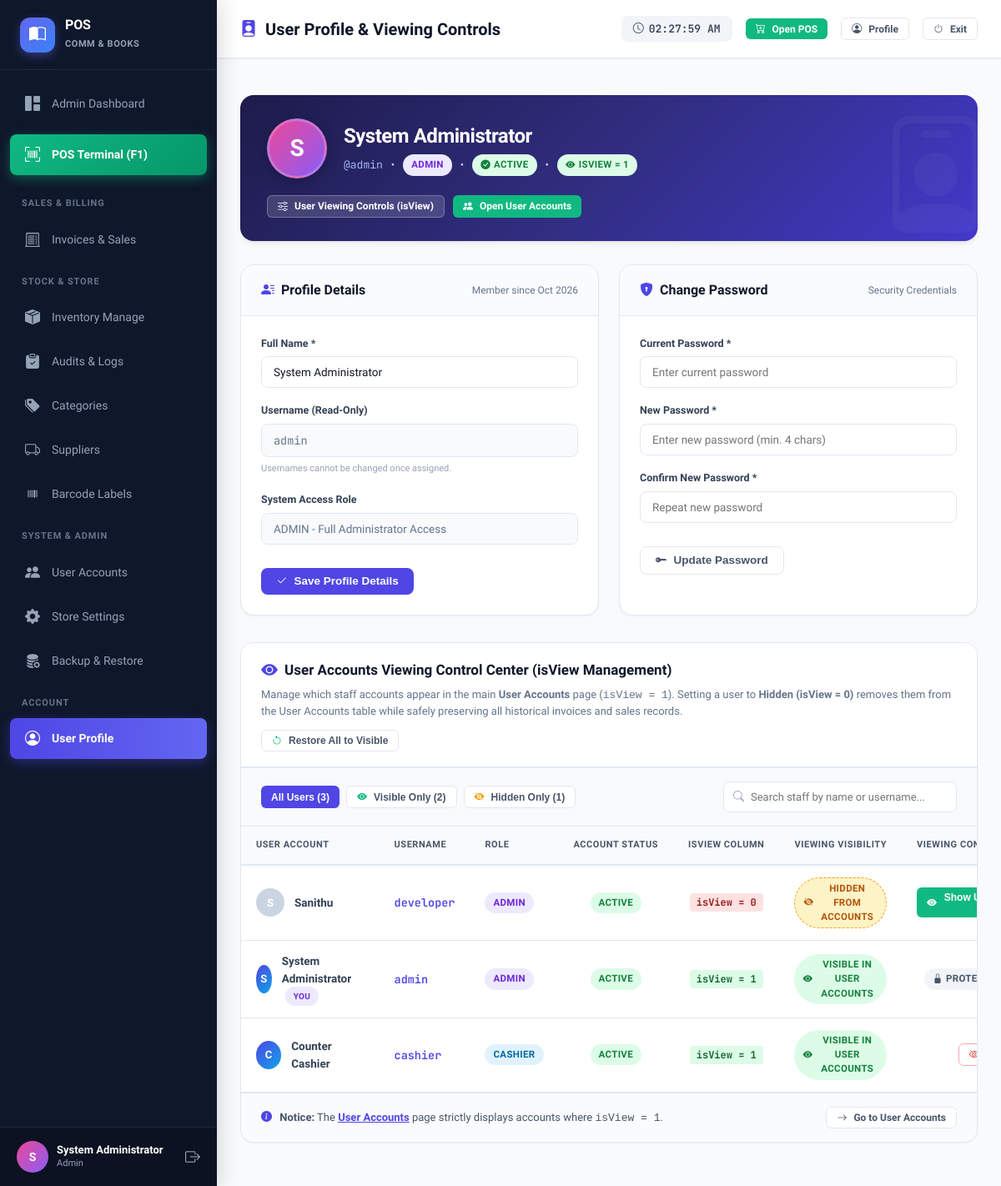
The app's page /profile.php (signed in) with its own data.
### tables this page shows
CREATE TABLE `users` (
  `id` int NOT NULL AUTO_INCREMENT,
  `username` varchar(50) NOT NULL,
  `password` varchar(255) NOT NULL,
  `full_name` varchar(100) NOT NULL,
  `role` enum('admin','cashier') DEFAULT 'cashier',
  `status` enum('active','inactive') DEFAULT 'active',
  `isView` int NOT NULL DEFAULT '1',
  `created_at` datetime DEFAULT CURRENT_TIMESTAMP,
  PRIMARY KEY (`id`),
  UNIQUE KEY `username` (`username`)
);

### profile.php (the view, shortened to what the rows shown need)
<?php
require_once __DIR__ . '/includes/header.php';
$uStmt = $pdo->prepare("SELECT * FROM users WHERE id = ?");
$uStmt->execute([$user['id']]);
$profile = $uStmt->fetch();
$allUsers = [];
if (is_admin()) {
    $allUsers = $pdo->query("SELECT * FROM users ORDER BY role ASC, full_name ASC")->fetchAll();
}
?>
<div class="page-container" style="max-width: 1200px;">
    <div style="background: linear-gradient(135deg, #1e1b4b 0%, #312e81 50%, #4338ca 100%); border-radius: var(--radius-lg); padding: 28px 32px; color: white; margin-bottom: 28px; box-shadow: var(--shadow-md); position: relative; overflow: hidden;">
        <div style="display: flex; align-items: center; justify-content: space-between; flex-wrap: wrap; gap: 20px; position: relative; z-index: 2;">
            <div style="display: flex; align-items: center; gap: 20px;">
                <div style="width: 72px; height: 72px; border-radius: 50%; background: linear-gradient(135deg, #ec4899, #8b5cf6); color: white; display: flex; align-items: center; justify-content: center; font-size: 28px; font-weight: 800; box-shadow: 0 4px 16px rgba(0,0,0,0.25); border: 3px solid rgba(255,255,255,0.2);">
                    <?= strtoupper(substr($profile['full_name'] ?: $profile['username'], 0, 1)) ?>
                </div>
                <div>
                    <h2 style="font-size: 24px; font-weight: 800; margin: 0 0 4px 0; color: #ffffff; letter-spacing: -0.02em;">
                        <?= htmlspecialchars($profile['full_name']) ?>
                    </h2>
                    <div style="display: flex; align-items: center; gap: 10px; flex-wrap: wrap; font-size: 13px; color: #c7d2fe;">
                        <span style="font-family: var(--font-mono); color: #a5b4fc;">@<?= htmlspecialchars($profile['username']) ?></span>
                        <span>•</span>
                        <span class="badge <?= $profile['role'] === 'admin' ? 'badge-purple' : 'badge-info' ?>" style="font-weight: 700;">
                            <?= strtoupper($profile['role']) ?>
                        </span>
                        <span>•</span>
                        <span class="badge badge-success">
                            <i class="bi bi-check-circle-fill"></i> <?= strtoupper($profile['status']) ?>
                        </span>
                        <span>•</span>
                        <span class="badge <?= (int)$profile['isView'] === 1 ? 'badge-success' : 'badge-warning' ?>" title="isView Column Status">
                            <i class="bi <?= (int)$profile['isView'] === 1 ? 'bi-eye-fill' : 'bi-eye-slash-fill' ?>"></i>
                            isView = <?= (int)$profile['isView'] ?>
                        </span>
                    </div>
                </div>
            </div>
        </div>
    </div>
    <div style="display: grid; grid-template-columns: repeat(auto-fit, minmax(320px, 1fr)); gap: 24px; margin-bottom: 32px;">
        <div class="content-card" style="margin-bottom: 0;">
            <div class="card-header-flex">
                <div class="card-title">
                    <i class="bi bi-person-lines-fill" style="color: var(--primary);"></i>
                    <span>Profile Details</span>
                </div>
                <span style="font-size: 12px; color: #64748b;">Member since <?= date('M Y', strtotime($profile['created_at'])) ?></span>
            </div>
            <div class="card-body">
                <form method="POST">
                    <div class="form-group">
                        <label class="form-label">Full Name *</label>
                        <input type="text" name="full_name" class="form-control" required value="<?= htmlspecialchars($profile['full_name']) ?>" placeholder="Your Full Name">
                    </div>
                    <div class="form-group">
                        <label class="form-label">Username (Read-Only)</label>
                        <input type="text" class="form-control" value="<?= htmlspecialchars($profile['username']) ?>" readonly style="background: #f8fafc; font-family: var(--font-mono); color: #64748b;">
                        <span style="font-size: 11px; color: #94a3b8;">Usernames cannot be changed once assigned.</span>
                    </div>
                    <div class="form-group">
                        <label class="form-label">System Access Role</label>
                        <input type="text" class="form-control" value="<?= strtoupper($profile['role']) ?> - <?= $profile['role'] === 'admin' ? 'Full Administrator Access' : 'Cashier Point-of-Sale Access' ?>" readonly style="background: #f8fafc; color: #64748b;">
                    </div>
                </form>
            </div>
        </div>
    </div>
    <?php if (is_admin()): ?>
    <div id="user-viewing-control" class="content-card">
        <div class="table-responsive">
            <table class="custom-table" id="viewing-control-table">
                <thead>
                    <tr>
                        <th>User Account</th>
                        <th>Username</th>
                        <th>Role</th>
                        <th style="text-align: center;">Account Status</th>
                        <th style="text-align: center;">isView Column</th>
                        <th style="text-align: center;">Viewing Visibility</th>
                        <th style="text-align: right;">Viewing Control Action</th>
                    </tr>
                </thead>
                <tbody>
                    <?php foreach ($allUsers as $u):
                        $isV = (int)$u['isView'];
                        $isSelf = ((int)$u['id'] === (int)$user['id']);
                    ?>
                    <tr class="user-row" data-status="<?= $isV === 1 ? 'visible' : 'hidden' ?>" data-search="<?= strtolower(htmlspecialchars($u['full_name'] . ' ' . $u['username'])) ?>">
                        <td>
                            <div style="display: flex; align-items: center; gap: 12px;">
                                <div style="width: 34px; height: 34px; border-radius: 50%; background: <?= $isV === 1 ? 'linear-gradient(135deg, #4f46e5, #0ea5e9)' : '#cbd5e1' ?>; color: white; display: flex; align-items: center; justify-content: center; font-weight: 700; font-size: 13px;">
                                    <?= strtoupper(substr($u['full_name'] ?: $u['username'], 0, 1)) ?>
                                </div>
                                <div>
                                    <strong><?= htmlspecialchars($u['full_name']) ?></strong>
                                    <?php if ($isSelf): ?>
                                    <span class="badge badge-purple" style="font-size: 10px; margin-left: 4px;">You</span>
                                    <?php endif; ?>
                                </div>
                            </div>
                        </td>
                        <td style="font-family: var(--font-mono); color: var(--primary); font-weight: 600;">
                            <?= htmlspecialchars($u['username']) ?>
                        </td>
                        <td>
                            <span class="badge <?= $u['role'] === 'admin' ? 'badge-purple' : 'badge-info' ?>">
                                <?= strtoupper($u['role']) ?>
                            </span>
                        </td>
                        <td style="text-align: center;">
                            <span class="badge <?= $u['status'] === 'active' ? 'badge-success' : 'badge-danger' ?>">
                                <?= strtoupper($u['status']) ?>
                            </span>
                        </td>
                        <td style="text-align: center; font-family: var(--font-mono); font-weight: 700;">
                            <span style="display: inline-block; padding: 2px 8px; border-radius: 4px; font-size: 12px; background: <?= $isV === 1 ? '#dcfce7; color: #166534;' : '#fee2e2; color: #991b1b;' ?>">
                                isView = <?= $isV ?>
                            </span>
                        </td>
                        <td style="text-align: center;">
                            <?php if ($isV === 1): ?>
                            <span class="badge badge-success" title="Visible in User Accounts (users.php)">
                                <i class="bi bi-eye-fill"></i> Visible in User Accounts
                            </span>
                            <?php else: ?>
                            <span class="badge badge-warning" style="background: #fef3c7; color: #b45309; border: 1px dashed #f59e0b;" title="Hidden from User Accounts (users.php)">
                                <i class="bi bi-eye-slash-fill"></i> Hidden from Accounts
                            </span>
                            <?php endif; ?>
                        </td>
                        <td style="text-align: right;">
                            <?php if ($isSelf): ?>
                            <span class="badge badge-neutral" title="Current session user account cannot be hidden for safety">
                                <i class="bi bi-lock-fill"></i> Protected (Self)
                            </span>
                            <?php else: ?>
                            <form method="POST" style="display: inline;" onsubmit="return confirm('<?= $isV === 1 ? 'Hide this user from User Accounts view? (They will no longer appear in the User Accounts table)' : 'Restore this user to visible? (They will immediately appear in the User Accounts table with isView = 1)' ?>');">
                                <?php if ($isV === 1): ?>
                                <button type="submit" class="btn btn-outline btn-sm" style="color: #dc2626; border-color: #fca5a5;" title="Hide user from User Accounts view">
                                    <i class="bi bi-eye-slash"></i> Hide User
                                </button>
                                <?php else: ?>
                                <button type="submit" class="btn btn-success btn-sm" title="Show user in User Accounts view (isView = 1)">
                                    <i class="bi bi-eye-fill"></i> Show User (isView = 1)
                                </button>
                                <?php endif; ?>
                            </form>
                            <?php endif; ?>
                        </td>
                    </tr>
                    <?php endforeach; ?>
                </tbody>
            </table>
        </div>
    </div>
    <?php endif; ?>
</div>
<?php require_once __DIR__ . '/includes/footer.php'; ?>

### records on screen
users: full_name "S", full_name "System Administrator", username "admin", role "ADMIN", status "ACTIVE", isView "1", created_at "Oct 2026", role "ADMIN - Full Administrator Access", shows "YOU", shows "VISIBLE IN USER ACCOUNTS", shows "PROTECTED (SELF)"
users: full_name "S", full_name "Sanithu", username "developer", role "ADMIN", status "ACTIVE", isView "0", shows "HIDDEN FROM ACCOUNTS", shows "Show…"
users: full_name "C", full_name "Counter Cashier", username "cashier", role "CASHIER", status "ACTIVE", isView "1", shows "VISIBLE IN USER ACCOUNTS"

### other values on screen
substr($user['name'] ?: 'U', 0, 1) "S"
$user['name'] "System Administrator"
$user['role'] "Admin"
$pageTitle "User Profile & Viewing Controls"
$totalUsersCount "3"
$visibleCount "2"
$hiddenCount "1"
